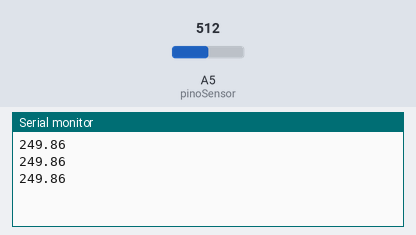
Bench run of a sketch on a simulated Arduino Uno, built with avr-gcc and run on an emulated ATmega328P. Shown: the last lines printed to the serial monitor. The test bench sets the inputs (shaded band); at power-on: A5 (pinoSensor) = 512.

Above: at 1.3 s.
1.4 s: A5 (pinoSensor) set to 716
At 1.8 s:
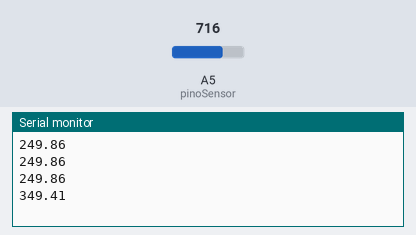
2.9 s: A5 (pinoSensor) set to 900
At 3.4 s:
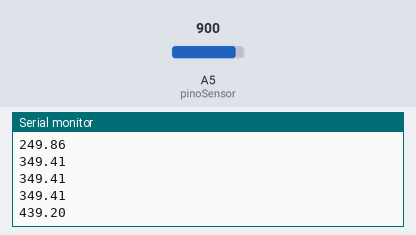
Timing chart, 0 to 5.9 s (numbered marks = the images above; inputs shaded):
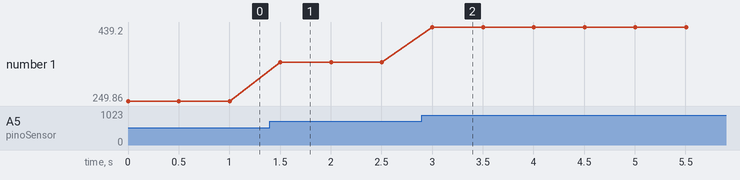

Measured:
- after the input at 1.4 s, the serial monitor: prints a new line after 0.10 s (image 1)
- after the input at 2.9 s, the serial monitor: prints a new line after 0.10 s (image 2)
- plotted number 1: 249.86 → 349.41 after the input at 1.4 s, 349.41 → 439.2 after the input at 2.9 s

The sketch:

sketch_mar07a.ino
```cpp
int pinoSensor=5;                 //Saída do sensor na A0
int valorLido=0;                  //Variável auxiliar
float temperatura=0;              //Variável que armazenará a temperatura lida
int linha=0;                      //Variável que se refere as linhas do excel

void setup() {                                           //Função que será executada uma
Serial.begin(9600);                                      //Inicia a comunicação serial a 9600 bauds
//Serial.println("CLEARDATA");                             //Reset comunicação serial
//Serial.println("LABEL,Hora,Temperatura,Linha");          //Nomeia a coluna
}
void loop() {                             //Função que será executada continuamente
valorLido=analogRead(pinoSensor);         //Leitura analógica da porta A0
temperatura=(valorLido*0.00488);          //5 volts/1023=0,0048 precisão do A/D
temperatura=temperatura*100;              //Converte milivolts para celsius-cada 10mV==1 grau Cº
//linha++;                                  //incrementa linha para que a leitura pule linha
//Serial.print("DATA,TIME,");               //Inicia a impressão dos dados, fica sempre iniciando
Serial.println(temperatura);
//Serial.print(",");
//Serial.println(linha);

//if(linha>100)                      //Loop para limitar a quantidade de dados
{
  //linha=0;
  //Serial.println("ROW,SET,2");     //Alimentação das linhas sempre com os dados iniciados
}
delay(500);                       //Tempo 5 segundos para realizar outra leitura
}
```
